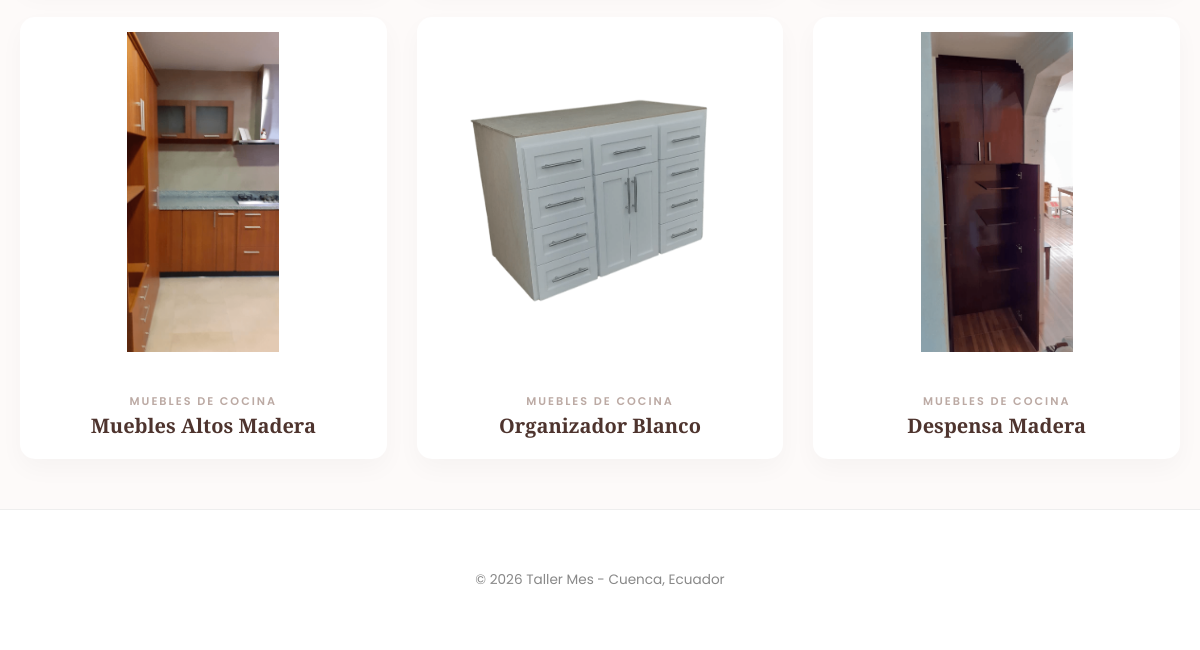
Page /?categoria=7 (lower part) on the earlier database version.
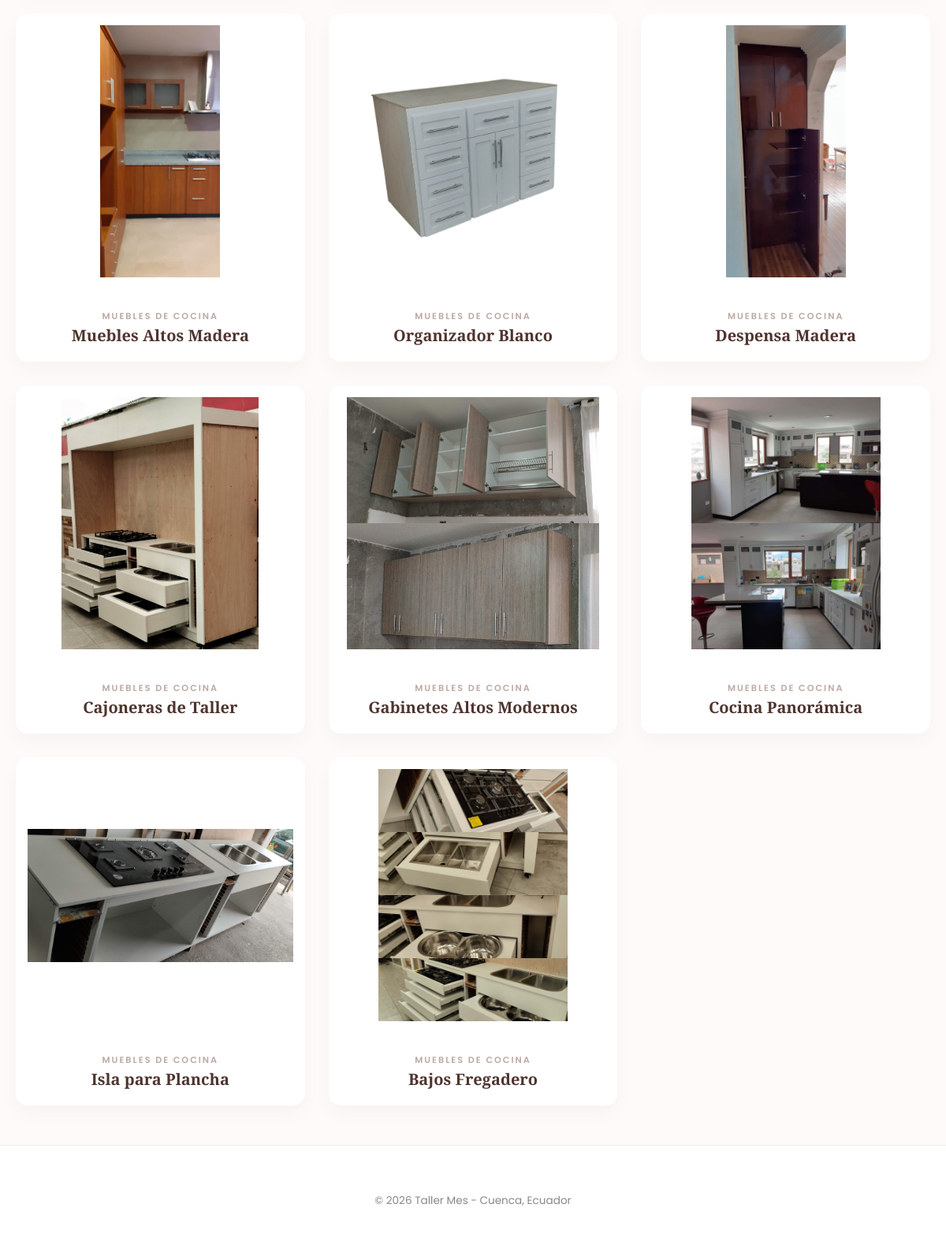
Same page on the later database version.
### catalogo/models.py (models this page shows, shortened)
class Mueble(models.Model):
    categoria = models.ForeignKey(Categoria, on_delete=models.CASCADE, related_name='muebles')
    nombre_mueble = models.CharField(max_length=150)
    archivo_imagen = models.CharField(max_length=255, unique=True)
    descripcion = models.TextField(blank=True, null=True, verbose_name="Descripción Técnica")
    fecha_agregado = models.DateTimeField(auto_now_add=True)
    class Meta:
        db_table = 'catalogo_muebles'

class Categoria(models.Model):
    nombre = models.CharField(max_length=100, verbose_name="Nombre de la Categoría")
    descripcion = models.TextField(blank=True, null=True, verbose_name="Descripción")
    class Meta:
        db_table = 'categorias'  # Obliga a Django a usar el nombre exacto de nuestra tabla SQL
        verbose_name = "Categoría"
        verbose_name_plural = "Categorías"

### catalogo/views.py (the view)
# urls.py: path('', views.catalogo_view, name='catalogo'),
def catalogo_view(request):
    categoria_id = request.GET.get('categoria')
    categorias = Categoria.objects.all()
    if categoria_id:
        muebles = Mueble.objects.filter(categoria_id=categoria_id)
    else:
        muebles = Mueble.objects.all()
    return render(request, 'catalogo.html', {
        'muebles': muebles,
        'categorias': categorias,
        'categoria_seleccionada': categoria_id
    })

### catalogo/templates/catalogo.html (shortened to what this page needs)
<!DOCTYPE html>
<html lang="es">
<head>
    <link rel="stylesheet" href="https://cdnjs.cloudflare.com/ajax/libs/font-awesome/6.0.0/css/all.min.css">
</head>
<body>
<main class="catalog-grid" id="catalogGrid">
    {% for mueble in muebles %}
    <article class="product-card"
             onclick="openModal('/media/catalogo/{{ mueble.archivo_imagen }}',
                           '{{ mueble.nombre_mueble|escapejs }}',
                           '{{ mueble.categoria.nombre|escapejs }}',
                           '{{ mueble.descripcion|default:"Artesanía fina de alta calidad fabricada en Cuenca."|escapejs }}')">
    <div class="img-wrapper">
        <img src="/media/catalogo/{{ mueble.archivo_imagen }}" alt="{{ mueble.nombre_mueble }}" loading="lazy">
    </div>
    <div class="content">
        <span class="tag">{{ mueble.categoria.nombre }}</span>
        <h3 class="title">{{ mueble.nombre_mueble }}</h3>
    </div>
    </article>
    {% endfor %}
</main>
<footer>
    © 2026 Taller Mes - Cuenca, Ecuador
</footer>
</body>
</html>

### catalogo/templates/catalogo.html (style rules this page uses)
:root { --primary: #4e342e; --accent: #bcaaa4; --gold: #8d6e63; --bg: #fdfaf9; --white: #ffffff; --whatsapp: #25D366; }
body { font-family: 'Poppins', sans-serif; background-color: var(--bg); margin: 0; color: #333; }
.catalog-grid { display: grid; grid-template-columns: repeat(auto-fill, minmax(300px, 1fr)); gap: 30px; padding: 50px 20px; max-width: 1400px; margin: 0 auto; }
.product-card { background: var(--white); border-radius: 15px; overflow: hidden; box-shadow: 0 10px 25px rgba(0,0,0,0.03); transition: all 0.4s ease; display: flex; flex-direction: column; cursor: pointer; }
.img-wrapper { height: 320px; display: flex; align-items: center; justify-content: center; padding: 15px; }
.img-wrapper img { max-width: 100%; max-height: 100%; object-fit: contain; }
.content { padding: 20px; text-align: center; }
.tag { font-size: 0.7rem; text-transform: uppercase; letter-spacing: 2px; color: var(--accent); font-weight: 600; }
.title { margin: 0; font-size: 1.25rem; color: var(--primary); font-family: 'Playfair Display', serif; }
footer { text-align: center; padding: 60px 20px; color: #888; font-size: 0.85rem; background: var(--white); border-top: 1px solid #eee; }

Differences in the rows shown:
added Mueble: archivo_imagen (picture), categoria.nombre "MUEBLES DE COCINA", nombre_mueble "Cajoneras de Taller"
added Mueble: archivo_imagen (picture), categoria.nombre "MUEBLES DE COCINA", nombre_mueble "Gabinetes Altos Modernos"
added Mueble: archivo_imagen (picture), categoria.nombre "MUEBLES DE COCINA", nombre_mueble "Cocina Panorámica"
added Mueble: archivo_imagen (picture), categoria.nombre "MUEBLES DE COCINA", nombre_mueble "Isla para Plancha"
added Mueble: archivo_imagen (picture), categoria.nombre "MUEBLES DE COCINA", nombre_mueble "Bajos Fregadero"
